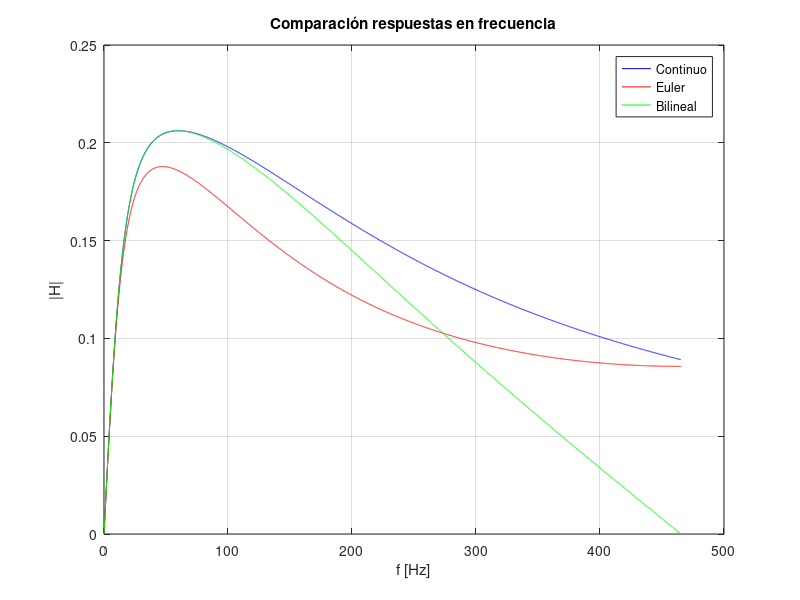

This chart was generated by the following MATLAB code:
H = @(s) 12500*s ./ (44*s.^2 + 60625*s + 625e4);
w = linspace(0, 10000, 1000);

H_jw = H(1j*w);
mag = abs(H_jw);
mag_max = max(mag);

umbral = 10.^(-3/20);
wc = 0;
for k = 1: length(w)
    if mag(k) >= umbral*mag_max
        fprintf('La frecuencia de corte es: %.2f rad/s\n', w(k));
        wc = w(k);
        #break;
    end
end

% con Wc obtengo fc.

fc = wc / (2*pi);

fm = 4*fc; % por enunciado

T = 1/fm; 
fprintf('wc = %.2f rad/s\n', wc);
fprintf('fc = %.2f Hz\n', fc);
fprintf('fm = %.2f Hz\n', fm);
fprintf('T = %.6f s\n', T);

% ------------
% una vez que tengo T realizo las transformaciones

H_euler = @(z) H((1-z.^(-1))/T);

H_bilineal = @(z) H(2/T * (1-z.^(-1))./(1+z.^(-1)));

w = linspace(0, 2*pi*(fm/2), 10000);


H_e  = H_euler(exp(1j*w*T));

H_b  = H_bilineal(exp(1j*w*T));

H_c  = H(1j*w);  

figure(2)
plot(w/(2*pi), abs(H_c), 'b', w/(2*pi), abs(H_e), 'r', w/(2*pi), abs(H_b), 'g')
legend('Continuo', 'Euler', 'Bilineal')
xlabel('f [Hz]')
ylabel('|H|')
title('Comparación respuestas en frecuencia')
grid on
